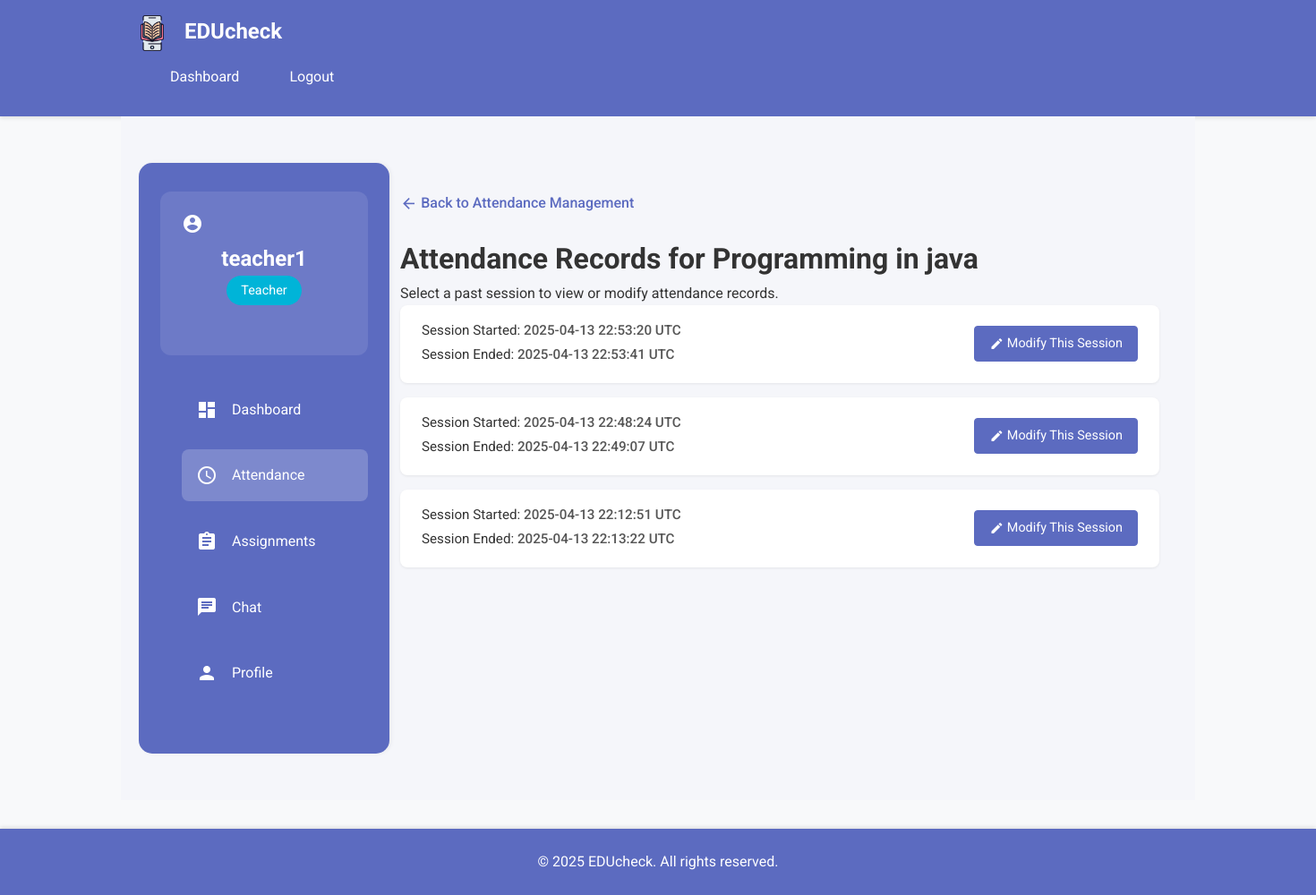
Page /teacher/course/1/attendance_records (signed in) on the committed database.
### app/models/user.py (models this page shows, shortened)
class User(UserMixin, db.Model):
    __tablename__ = 'users'
    id = db.Column(db.Integer, primary_key=True)
    username = db.Column(db.String(64), index=True, unique=True)
    email = db.Column(db.String(120), index=True, unique=True)
    password_hash = db.Column(db.String(128))
    role = db.Column(db.String(20))  # student, teacher, admin
    face_encoding = db.Column(db.LargeBinary)
    created_at = db.Column(db.DateTime, default=datetime.utcnow)
    assignments = db.relationship('AssignmentSubmission', backref='student', lazy='dynamic')
    sent_messages = db.relationship('ChatMessage',
                                    foreign_keys='ChatMessage.sender_id',
                                    backref='message_sender',
                                    lazy='dynamic')
    received_messages = db.relationship('ChatMessage',
                                        foreign_keys='ChatMessage.receiver_id',
                                        backref='message_receiver',
                                        lazy='dynamic')
    attendance_records = db.relationship('Attendance', backref='student', lazy='dynamic')

### app/models/course.py (models this page shows, shortened)
class Course(db.Model):
    id = db.Column(db.Integer, primary_key=True)
    name = db.Column(db.String(100), nullable=False)
    class_number = db.Column(db.String(20), nullable=False)
    session = db.Column(db.String(20), nullable=False)
    semester = db.Column(db.String(20), nullable=False)
    class_code = db.Column(db.String(8), unique=True, nullable=False)
    meet_code = db.Column(db.String(50))
    teacher_id = db.Column(db.Integer, db.ForeignKey('users.id'))
    created_at = db.Column(db.DateTime, default=datetime.utcnow)
    teacher = db.relationship('User', foreign_keys=[teacher_id], backref='teaching_courses') # Changed backref from 'courses'

### app/models/attendance_session.py (models this page shows, shortened)
class AttendanceSession(db.Model):
    id = db.Column(db.Integer, primary_key=True)
    course_id = db.Column(db.Integer, db.ForeignKey('course.id'), nullable=False)
    teacher_id = db.Column(db.Integer, db.ForeignKey('users.id'), nullable=False) # Added teacher_id
    start_time = db.Column(db.DateTime, default=datetime.utcnow)
    end_time = db.Column(db.DateTime, nullable=True) # Null indicates session is active
    course = db.relationship('Course', backref='attendance_sessions')
    teacher = db.relationship('User', backref='started_attendance_sessions') # Added teacher relationship
    attendance_records = db.relationship('Attendance', backref='session', lazy='dynamic')

### app/routes/teacher_routes.py (the view)
@bp.route('/course/<int:course_id>/attendance_records', methods=['GET'])
@login_required
@role_required('teacher')
def view_attendance_records(course_id):
    course = Course.query.get_or_404(course_id)
    if course.teacher_id != current_user.id:
        abort(403)
    sessions = AttendanceSession.query.filter(
            AttendanceSession.course_id == course.id,
            AttendanceSession.end_time != None
        ).order_by(AttendanceSession.start_time.desc()).all()
    return render_template('attendance/view_records.html',
                           title=f"Attendance Records for {course.name}",
                           course=course,
                           sessions=sessions)

### app/__init__.py (called while the page is built)
@login.user_loader
def load_user(id):
    from app.models import User
    return User.query.get(int(id))

### app/templates/attendance/view_records.html (shortened to what this page needs)
{% extends "base.html" %}
{% block styles %}
{{ super() }}
<link rel="stylesheet" href="{{ url_for('static', filename='css/main.css') }}">
<link rel="stylesheet" href="{{ url_for('static', filename='css/course.css') }}">
{% endblock %}
{% block content %}
<div class="dashboard-container">
    <aside class="sidebar">
        <div class="user-card">
            <div class="avatar">
                {% if current_user.profile_pic %}
                    <img src="{{ url_for('static', filename='uploads/' + current_user.profile_pic) }}" alt="Profile Picture">
                {% else %}
                    <span class="material-icons">account_circle</span>
                {% endif %}
            </div>
            <div class="user-info">
                <h2>{{ current_user.username }}</h2>
                <p class="role-badge">Teacher</p>
            </div>
        </div>
        <nav class="dashboard-nav">
            <a href="{{ url_for('teacher_routes.teacher_dashboard') }}" class="nav-item">
                <span class="material-icons">dashboard</span> Dashboard
            </a>
             <a href="{{ url_for('teacher_routes.manage_attendance') }}" class="nav-item active">
                <span class="material-icons">schedule</span> Attendance
            </a>
            <a href="#assignments" class="nav-item">
                <span class="material-icons">assignment</span> Assignments
            </a>
            <a href="{{ url_for('chat_routes.chat_interface') }}" class="nav-item">
                <span class="material-icons">chat</span> Chat
            </a>
            <a href="{{ url_for('teacher_routes.profile') }}" class="nav-item">
                <span class="material-icons">person</span> Profile
            </a>
        </nav>
    </aside>
    <main class="main-content">
        <a href="{{ url_for('teacher_routes.manage_attendance') }}" class="back-link">
            <span class="material-icons">arrow_back</span> Back to Attendance Management
        </a>
        <h1>Attendance Records for {{ course.name }}</h1>
        <p>Select a past session to view or modify attendance records.</p>
        {% if sessions %}
            <div class="session-list">
                {% for session in sessions %}
                <div class="session-list-item">
                    <div class="session-details">
                        <p>Session Started: <span>{{ session.start_time.strftime('%Y-%m-%d %H:%M:%S') }} UTC</span></p>
                        <p>Session Ended: <span>{{ session.end_time.strftime('%Y-%m-%d %H:%M:%S') }} UTC</span></p>
                    </div>
                    <div class="session-actions">
                        <a href="{{ url_for('teacher_routes.modify_attendance_session', session_id=session.id) }}" class="btn btn-primary">
                            <span class="material-icons" style="vertical-align: middle; font-size: 1.1em;">edit</span> Modify This Session
                        </a>
                    </div>
                </div>
                {% endfor %}
            </div>
        {% else %}
            <p>No past attendance sessions found for this course.</p>
        {% endif %}
    </main>
</div>
{% endblock %}

### app/static/css/main.css (style rules this page uses)
:root { --primary-color: #4285f4; --secondary-color: #34a853; --background: #f8f9fa; }
body { font-family: 'Roboto', sans-serif; background: var(--background); }
.dashboard-container { display: grid; grid-template-columns: 250px 1fr; min-height: 100vh; }
.sidebar { background: #1a1a2e; padding: 2rem; color: white; }
.user-info { text-align: center; margin-bottom: 2rem; }
.role-badge { background: #00b4d8; color: white; padding: 0.3rem 1rem; border-radius: 20px; display: inline-block; font-size: 0.9rem; }
.dashboard-nav { display: flex; flex-direction: column; gap: 1rem; }
.nav-item { color: white; padding: 1rem; border-radius: 8px; display: flex; align-items: center; gap: 1rem; transition: background 0.3s ease; }
.main-content { padding: 2rem; background: #f5f6fa; }
.btn-primary { background: #00b4d8; color: white; padding: 0.8rem 1.5rem; border: none; border-radius: 6px; cursor: pointer; transition: transform 0.2s ease; }
.dashboard-container { display: grid; grid-template-columns: 280px 1fr; min-height: calc(100vh - 140px); background-color: #f5f6fa; gap: 2rem; position: relative; margin-top: 20px; margin-bottom: 20px; }
.sidebar { background-color: #5c6bc0; padding: 2rem 1.5rem; box-shadow: 2px 0 5px rgba(0, 0, 0, 0.05); min-height: calc(100vh - 140px); width: 280px; border-radius: 15px; color: white; margin-left: 20px; position: relative; }
.dashboard-container::before { content: ''; position: absolute; top: -20px; left: 0; width: 320px; height: calc(100% + 40px); background-color: #5c6bc0; z-index: -1; }
.user-card { background: rgba(255, 255, 255, 0.15); border-radius: 12px; padding: 1.5rem; margin-bottom: 2rem; }
.nav-item.active { background: rgba(255, 255, 255, 0.3); }
.main-content { padding: 2rem 3rem; width: calc(100% - 40px); max-width: 1200px; margin-right: 20px; }
.dashboard-container::before { content: ''; position: absolute; top: -20px; left: 0; width: 320px; height: calc(100% + 40px); background-color: #1a1f36; z-index: -1; }
.nav-item { color: #ffffff; padding: 1rem; border-radius: 8px; display: flex; align-items: center; gap: 1rem; transition: background 0.3s ease; text-decoration: none; }
.nav-item.active { background: rgba(255, 255, 255, 0.2); }
.user-card { background: rgba(255, 255, 255, 0.1); border-radius: 12px; padding: 1.5rem; margin-bottom: 2rem; }
* { margin: 0; padding: 0; box-sizing: border-box; }
body { font-family: 'Roboto', 'Segoe UI', Arial, sans-serif; line-height: 1.6; color: #333; background-color: #f8f9fa; }
.nav-item { margin-left: 1.5rem; }
.main-content { padding: 2rem 0; }
.btn { display: inline-block; font-weight: 400; text-align: center; white-space: nowrap; vertical-align: middle; user-select: none; border: 1px solid transparent; padding: 0.375rem 0.75rem; font-size: 1rem; line-height: 1.5; border-radius: 0.25rem; transition: all 0.15s ease-in-out; cursor: pointer; }
.btn-primary { color: #fff; background-color: #5c6bc0; border-color: #5c6bc0; }

### app/static/css/course.css (style rules this page uses)
.btn { display: inline-block; font-weight: 400; text-align: center; vertical-align: middle; user-select: none; border: 1px solid transparent; padding: 0.375rem 0.75rem; font-size: 1rem; line-height: 1.5; border-radius: 0.25rem; transition: color .15s ease-in-out,background-color .15s ease-in-out,border-color .15s ease-in-out,box-shadow .15s ease-in-out; cursor: pointer; }
.btn-primary { color: #fff; background-color: #5c6bc0; border-color: #5c6bc0; }
a.btn, a.btn:hover, a.btn:focus { text-decoration: none; }

### app/templates/attendance/view_records.html (style rules this page uses)
.session-list-item { background: white; padding: 1rem 1.5rem; border-radius: 8px; box-shadow: 0 1px 3px rgba(0,0,0,0.07); margin-bottom: 1rem; display: flex; justify-content: space-between; align-items: center; flex-wrap: wrap; gap: 1rem; }
.session-details p { margin: 0 0 0.2rem 0; font-size: 0.95rem; color: #333; }
.session-details span { font-weight: 500; color: #555; }
.session-actions .btn { padding: 0.5rem 1rem; font-size: 0.9rem; }
.back-link { display: inline-block; margin-bottom: 1.5rem; color: #5c6bc0; text-decoration: none; font-weight: 500; }
.back-link .material-icons { vertical-align: middle; font-size: 1.2em; }

### rows in the picture
User: username "teacher1"
Course: name "Programming in java"
AttendanceSession: start_time "2025-04-13 22:53:20", end_time "2025-04-13 22:53:41"
AttendanceSession: start_time "2025-04-13 22:48:24", end_time "2025-04-13 22:49:07"
AttendanceSession: start_time "2025-04-13 22:12:51", end_time "2025-04-13 22:13:22"
